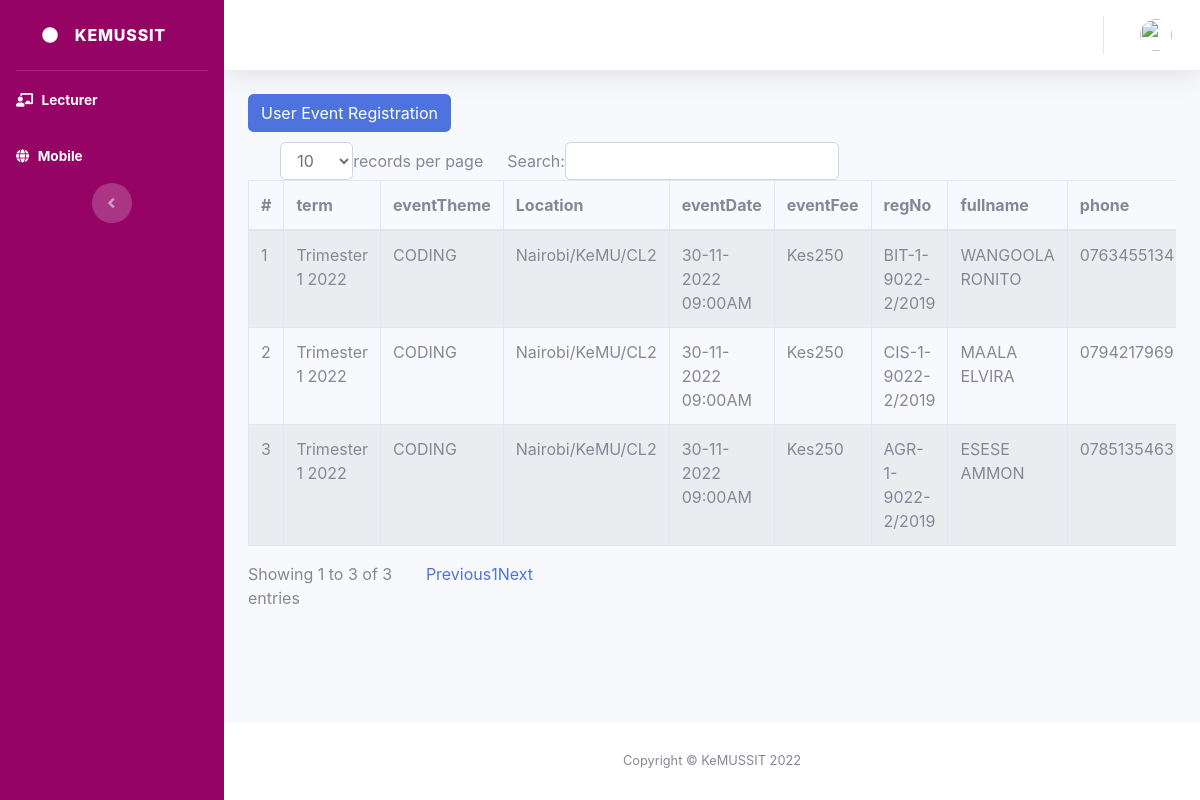
/admin_web/part.php, run on the app's committed database.
### tables this page shows
CREATE TABLE `summer` (
  `sm` int(11) NOT NULL,
  `evt` int(11) DEFAULT NULL,
  `ses` int(11) DEFAULT NULL,
  `term` varchar(50) DEFAULT NULL,
  `theme` varchar(250) DEFAULT NULL,
  `venue` varchar(50) DEFAULT NULL,
  `land` varchar(50) DEFAULT NULL,
  `site` varchar(50) DEFAULT NULL,
  `date` varchar(50) DEFAULT NULL,
  `time` varchar(50) DEFAULT NULL,
  `money` float DEFAULT NULL,
  `reg_no` varchar(50) DEFAULT NULL,
  `fullname` varchar(50) DEFAULT NULL,
  `phone` varchar(50) DEFAULT NULL,
  `status` float DEFAULT 0,
  `comment` varchar(250) DEFAULT NULL,
  `pay` float DEFAULT 0,
  `approval` float DEFAULT 0,
  `org` float DEFAULT 0,
  `org_no` varchar(50) DEFAULT NULL,
  `org_phone` varchar(50) DEFAULT NULL,
  `org_name` varchar(50) DEFAULT NULL,
  `club` varchar(50) DEFAULT 'Pending',
  `pat` float DEFAULT 0,
  `closure` float DEFAULT 0,
  `entry_date` varchar(50) DEFAULT NULL
);

### admin_web/part.php (the view, shortened to what this page needs)
<?php
include 'database/connection.php';
include('header.php');
?>
<div class="dropdown" style="float: left;">
    <button class="btn btn-primary btn-xs" type="button"
        data-toggle="dropdown">User Event Registration</button>
</div><br>
                    <div class="row">
                        <div class="col-md-12">
                            <div class="panel panel-default">
                                <div class="panel-body">
                                    <div class="table-responsive">
                                        <table class="table table-striped table-bordered table-hover"
                                            id="dataTables-example">
                                    <thead>
                                        <tr>
                                            <th>#</th>
                                            <th>term</th>
                                            <th>eventTheme</th>
                                            <th>Location</th>
                                            <th>eventDate</th>
                                            <th>eventFee</th>
                                            <th>regNo</th>
                                            <th>fullname</th>
                                            <th>phone</th>
                                        </tr>
                                    </thead>
                                    <tbody>
                                            <?php
                                                $query_run = mysqli_query($con, "SELECT * FROM summer");
                                                $i = 1;
                                                if (mysqli_num_rows($query_run) > 0) {
                                                    while ($row = mysqli_fetch_assoc($query_run)) {
                                                ?>
                                                <tr>
                                                    <td><?php echo $i; ?></td>
                                                    <td><?php echo $row['term']; ?></td>
                                                    <td><?php echo $row['theme']; ?></td>
                                                    <td><?php echo $row['venue'].'/'.$row['land'].'/'.$row['site']; ?></td>
                                                    <td><?php echo $row['date'].' '.$row['time']; ?></td>
                                                    <td>Kes<?php echo $row['money']; ?></td>
                                                    <td><?php echo $row['reg_no']; ?></td>
                                                    <td><?php echo $row['fullname']; ?></td>
                                                    <td><?php echo $row['phone']; ?></td>
                                                </tr>
                                                <?php $i = $i + 1;
                                                    }
                                                } ?>
                                            </tbody>
                                        </table>
                                    </div>
                                </div>
                            </div>
                        </div>
                    </div>
                    <?php
include('footer.php');
?>

### data on the page
summer: term "Trimester 1 2022", theme "CODING", venue "Nairobi", land "KeMU", site "CL2", date "30-11-2022", time "09:00AM", money "250", reg_no "BIT-1-9022-2/2019", fullname "WANGOOLA RONITO", phone "0763455134"
summer: term "Trimester 1 2022", theme "CODING", venue "Nairobi", land "KeMU", site "CL2", date "30-11-2022", time "09:00AM", money "250", reg_no "CIS-1-9022-2/2019", fullname "MAALA ELVIRA", phone "0794217969"
summer: term "Trimester 1 2022", theme "CODING", venue "Nairobi", land "KeMU", site "CL2", date "30-11-2022", time "09:00AM", money "250", reg_no "AGR-1-9022-2/2019", fullname "ESESE AMMON", phone "0785135463"
